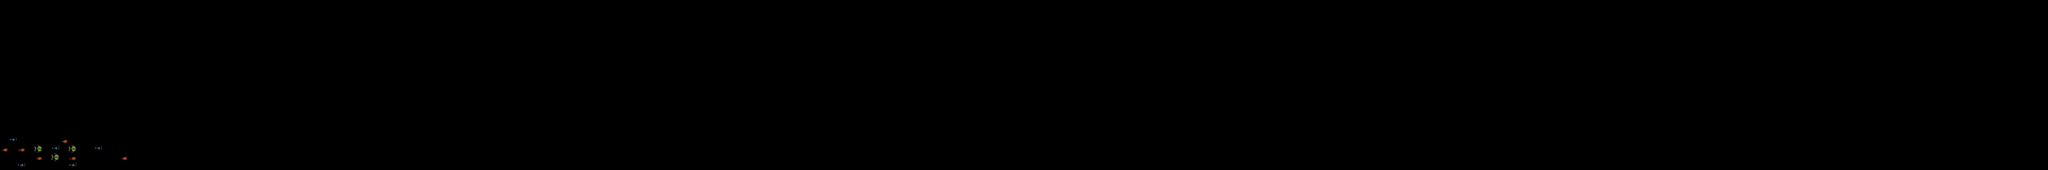

Below is a game level as drawn by its tile map, then a one-line description and the .tmx that defines it (tile-layer data replaced by summaries):
An orthogonal 240x20 tile map with 64x64 px tiles, 1 tile layer (layer).

<map version="1.0" orientation="orthogonal" width="240" height="20" tilewidth="64" tileheight="64">
 <tileset firstgid="1" name="tileset_placeholder" tilewidth="64" tileheight="64">
  <image source="tileset_placeholder.png" trans="ff00ff" width="1024" height="2048" />
  <tile id="0">
   <properties>
    <property name="Delay" value="0.2" />
    <property name="Next" value="9" />
   </properties>
  </tile>
  <tile id="1">
   <properties>
    <property name="Delay" value="0.2" />
    <property name="Next" value="10" />
   </properties>
  </tile>
  <tile id="2">
   <properties>
    <property name="Delay" value="0.2" />
    <property name="Next" value="6" />
   </properties>
  </tile>
  <tile id="3">
   <properties>
    <property name="Delay" value="0.2" />
    <property name="Next" value="7" />
   </properties>
  </tile>
  <tile id="4">
   <properties>
    <property name="Delay" value="0.2" />
    <property name="Next" value="8" />
   </properties>
  </tile>
  <tile id="5">
   <properties>
    <property name="Delay" value="0.2" />
    <property name="Next" value="11" />
   </properties>
  </tile>
  <tile id="6">
   <properties>
    <property name="Delay" value="0.2" />
    <property name="Next" value="12" />
   </properties>
  </tile>
  <tile id="7">
   <properties>
    <property name="Delay" value="0.2" />
    <property name="Next" value="13" />
   </properties>
  </tile>
  <tile id="8">
   <properties>
    <property name="Delay" value="0.2" />
    <property name="Next" value="17" />
   </properties>
  </tile>
  <tile id="9">
   <properties>
    <property name="Delay" value="0.2" />
    <property name="Next" value="18" />
   </properties>
  </tile>
  <tile id="10">
   <properties>
    <property name="Delay" value="0.2" />
    <property name="Next" value="14" />
   </properties>
  </tile>
  <tile id="11">
   <properties>
    <property name="Delay" value="0.2" />
    <property name="Next" value="15" />
   </properties>
  </tile>
  <tile id="12">
   <properties>
    <property name="Delay" value="0.2" />
    <property name="Next" value="16" />
   </properties>
  </tile>
  <tile id="13">
   <properties>
    <property name="Delay" value="0.2" />
    <property name="Next" value="3" />
   </properties>
  </tile>
  <tile id="14">
   <properties>
    <property name="Delay" value="0.2" />
    <property name="Next" value="4" />
   </properties>
  </tile>
  <tile id="15">
   <properties>
    <property name="Delay" value="0.2" />
    <property name="Next" value="5" />
   </properties>
  </tile>
  <tile id="16">
   <properties>
    <property name="Delay" value="0.2" />
    <property name="Next" value="25" />
   </properties>
  </tile>
  <tile id="17">
   <properties>
    <property name="Delay" value="0.2" />
    <property name="Next" value="26" />
   </properties>
  </tile>
  <tile id="18">
   <properties>
    <property name="Delay" value="0.2" />
    <property name="Next" value="20" />
   </properties>
  </tile>
  <tile id="19">
   <properties>
    <property name="Delay" value="0.2" />
    <property name="Next" value="21" />
   </properties>
  </tile>
  <tile id="20">
   <properties>
    <property name="Delay" value="0.2" />
    <property name="Next" value="36" />
   </properties>
  </tile>
  <tile id="21">
   <properties>
    <property name="Delay" value="0.2" />
    <property name="Next" value="23" />
   </properties>
  </tile>
  <tile id="22">
   <properties>
    <property name="Delay" value="0.2" />
    <property name="Next" value="24" />
   </properties>
  </tile>
  <tile id="23">
   <properties>
    <property name="Delay" value="0.2" />
    <property name="Next" value="37" />
   </properties>
  </tile>
  <tile id="24">
   <properties>
    <property name="Delay" value="0.2" />
    <property name="Next" value="1" />
   </properties>
  </tile>
  <tile id="25">
   <properties>
    <property name="Delay" value="0.2" />
    <property name="Next" value="2" />
   </properties>
  </tile>
  <tile id="26">
   <properties>
    <property name="Delay" value="0.2" />
    <property name="Next" value="28" />
   </properties>
  </tile>
  <tile id="27">
   <properties>
    <property name="Delay" value="0.2" />
    <property name="Next" value="29" />
   </properties>
  </tile>
  <tile id="28">
   <properties>
    <property name="Delay" value="0.2" />
    <property name="Next" value="44" />
   </properties>
  </tile>
  <tile id="29">
   <properties>
    <property name="Delay" value="0.2" />
    <property name="Next" value="31" />
   </properties>
  </tile>
  <tile id="30">
   <properties>
    <property name="Delay" value="0.2" />
    <property name="Next" value="38" />
   </properties>
  </tile>
  <tile id="31">
   <properties>
    <property name="Delay" value="0.1" />
    <property name="Next" value="40" />
   </properties>
  </tile>
  <tile id="35">
   <properties>
    <property name="Delay" value="0.1" />
    <property name="Next" value="19" />
   </properties>
  </tile>
  <tile id="36">
   <properties>
    <property name="Delay" value="0.2" />
    <property name="Next" value="22" />
   </properties>
  </tile>
  <tile id="37">
   <properties>
    <property name="Delay" value="0.2" />
    <property name="Next" value="45" />
   </properties>
  </tile>
  <tile id="38">
   <properties>
    <property name="Delay" value="0.1" />
    <property name="Next" value="47" />
   </properties>
  </tile>
  <tile id="39">
   <properties>
    <property name="Delay" value="0.1" />
    <property name="Next" value="48" />
   </properties>
  </tile>
  <tile id="43">
   <properties>
    <property name="Delay" value="0.2" />
    <property name="Next" value="27" />
   </properties>
  </tile>
  <tile id="44">
   <properties>
    <property name="Delay" value="0.2" />
    <property name="Next" value="30" />
   </properties>
  </tile>
  <tile id="46">
   <properties>
    <property name="Delay" value="0.1" />
    <property name="Next" value="32" />
   </properties>
  </tile>
  <tile id="47">
   <properties>
    <property name="Delay" value="0.1" />
    <property name="Next" value="56" />
   </properties>
  </tile>
  <tile id="55">
   <properties>
    <property name="Delay" value="0.1" />
    <property name="Next" value="39" />
   </properties>
  </tile>
  <tile id="64">
   <properties>
    <property name="Delay" value="0.1" />
    <property name="Next" value="66" />
   </properties>
  </tile>
  <tile id="65">
   <properties>
    <property name="Delay" value="0.1" />
    <property name="Next" value="67" />
   </properties>
  </tile>
  <tile id="66">
   <properties>
    <property name="Delay" value="0.1" />
    <property name="Next" value="68" />
   </properties>
  </tile>
  <tile id="67">
   <properties>
    <property name="Delay" value="0.1" />
    <property name="Next" value="65" />
   </properties>
  </tile>
  <tile id="68">
   <properties>
    <property name="Delay" value="0.1" />
    <property name="Next" value="70" />
   </properties>
  </tile>
  <tile id="69">
   <properties>
    <property name="Delay" value="0.1" />
    <property name="Next" value="71" />
   </properties>
  </tile>
  <tile id="70">
   <properties>
    <property name="Delay" value="0.1" />
    <property name="Next" value="72" />
   </properties>
  </tile>
  <tile id="71">
   <properties>
    <property name="Delay" value="0.1" />
    <property name="Next" value="69" />
   </properties>
  </tile>
  <tile id="72">
   <properties>
    <property name="Delay" value="0.1" />
    <property name="Next" value="74" />
   </properties>
  </tile>
  <tile id="73">
   <properties>
    <property name="Delay" value="0.1" />
    <property name="Next" value="75" />
   </properties>
  </tile>
  <tile id="74">
   <properties>
    <property name="Delay" value="0.1" />
    <property name="Next" value="76" />
   </properties>
  </tile>
  <tile id="75">
   <properties>
    <property name="Delay" value="0.1" />
    <property name="Next" value="73" />
   </properties>
  </tile>
  <tile id="76">
   <properties>
    <property name="Delay" value="0.1" />
    <property name="Next" value="78" />
   </properties>
  </tile>
  <tile id="77">
   <properties>
    <property name="Delay" value="0.1" />
    <property name="Next" value="79" />
   </properties>
  </tile>
  <tile id="78">
   <properties>
    <property name="Delay" value="0.1" />
    <property name="Next" value="80" />
   </properties>
  </tile>
  <tile id="79">
   <properties>
    <property name="Delay" value="0.1" />
    <property name="Next" value="81" />
   </properties>
  </tile>
  <tile id="80">
   <properties>
    <property name="Delay" value="0.1" />
    <property name="Next" value="82" />
   </properties>
  </tile>
  <tile id="81">
   <properties>
    <property name="Delay" value="0.1" />
    <property name="Next" value="77" />
   </properties>
  </tile>
  <tile id="82">
   <properties>
    <property name="Delay" value="0.1" />
    <property name="Next" value="84" />
   </properties>
  </tile>
  <tile id="83">
   <properties>
    <property name="Delay" value="0.1" />
    <property name="Next" value="85" />
   </properties>
  </tile>
  <tile id="84">
   <properties>
    <property name="Delay" value="0.1" />
    <property name="Next" value="86" />
   </properties>
  </tile>
  <tile id="85">
   <properties>
    <property name="Delay" value="0.1" />
    <property name="Next" value="87" />
   </properties>
  </tile>
  <tile id="86">
   <properties>
    <property name="Delay" value="0.1" />
    <property name="Next" value="88" />
   </properties>
  </tile>
  <tile id="87">
   <properties>
    <property name="Delay" value="0.1" />
    <property name="Next" value="83" />
   </properties>
  </tile>
  <tile id="88">
   <properties>
    <property name="Delay" value="0.1" />
    <property name="Next" value="90" />
   </properties>
  </tile>
  <tile id="89">
   <properties>
    <property name="Delay" value="0.1" />
    <property name="Next" value="91" />
   </properties>
  </tile>
  <tile id="90">
   <properties>
    <property name="Delay" value="0.1" />
    <property name="Next" value="92" />
   </properties>
  </tile>
  <tile id="91">
   <properties>
    <property name="Delay" value="0.1" />
    <property name="Next" value="93" />
   </properties>
  </tile>
  <tile id="92">
   <properties>
    <property name="Delay" value="0.1" />
    <property name="Next" value="94" />
   </properties>
  </tile>
  <tile id="93">
   <properties>
    <property name="Delay" value="0.1" />
    <property name="Next" value="89" />
   </properties>
  </tile>
  <tile id="94">
   <properties>
    <property name="Delay" value="0.1" />
    <property name="Next" value="96" />
   </properties>
  </tile>
  <tile id="95">
   <properties>
    <property name="Delay" value="0.1" />
    <property name="Next" value="97" />
   </properties>
  </tile>
  <tile id="96">
   <properties>
    <property name="Delay" value="0.1" />
    <property name="Next" value="98" />
   </properties>
  </tile>
  <tile id="97">
   <properties>
    <property name="Delay" value="0.1" />
    <property name="Next" value="99" />
   </properties>
  </tile>
  <tile id="98">
   <properties>
    <property name="Delay" value="0.1" />
    <property name="Next" value="100" />
   </properties>
  </tile>
  <tile id="99">
   <properties>
    <property name="Delay" value="0.1" />
    <property name="Next" value="95" />
   </properties>
  </tile>
  <tile id="100">
   <properties>
    <property name="Delay" value="0.1" />
    <property name="Next" value="102" />
   </properties>
  </tile>
  <tile id="101">
   <properties>
    <property name="Delay" value="0.1" />
    <property name="Next" value="103" />
   </properties>
  </tile>
  <tile id="102">
   <properties>
    <property name="Delay" value="0.1" />
    <property name="Next" value="104" />
   </properties>
  </tile>
  <tile id="103">
   <properties>
    <property name="Delay" value="0.1" />
    <property name="Next" value="105" />
   </properties>
  </tile>
  <tile id="104">
   <properties>
    <property name="Delay" value="0.1" />
    <property name="Next" value="106" />
   </properties>
  </tile>
  <tile id="105">
   <properties>
    <property name="Delay" value="0.1" />
    <property name="Next" value="101" />
   </properties>
  </tile>
  <tile id="106">
   <properties>
    <property name="Delay" value="0.1" />
    <property name="Next" value="108" />
   </properties>
  </tile>
  <tile id="107">
   <properties>
    <property name="Delay" value="0.1" />
    <property name="Next" value="109" />
   </properties>
  </tile>
  <tile id="108">
   <properties>
    <property name="Delay" value="0.1" />
    <property name="Next" value="110" />
   </properties>
  </tile>
  <tile id="109">
   <properties>
    <property name="Delay" value="0.1" />
    <property name="Next" value="111" />
   </properties>
  </tile>
  <tile id="110">
   <properties>
    <property name="Delay" value="0.1" />
    <property name="Next" value="112" />
   </properties>
  </tile>
  <tile id="111">
   <properties>
    <property name="Delay" value="0.1" />
    <property name="Next" value="107" />
   </properties>
  </tile>
 </tileset>
 <layer name="layer" width="240" height="20">
  <data>[4800 cells, 14 non-empty, 6 distinct tile ids]</data>
 </layer>
</map>
